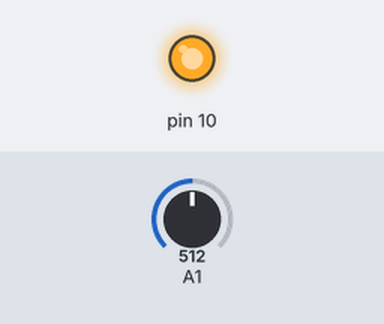
The sketch below on a simulated Arduino Uno, built with avr-gcc and run on an emulated ATmega328P. Parts: output pins drawn as LEDs (lit = HIGH). Inputs (shaded band) come from the test bench; at power-on: A1 = 512.

Above: at 1.0 s.
At 3.0 s:
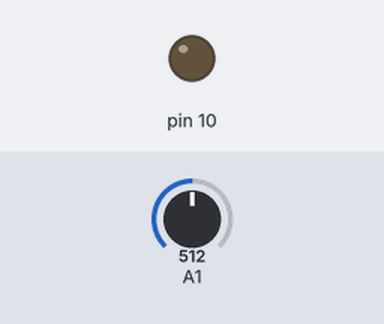
Timing chart, 0 to 5.2 s (numbered marks = the images above):
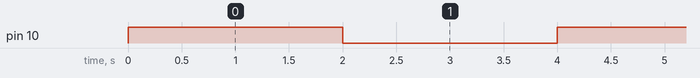

Measured:
- by itself, pin 10: alternates HIGH for 2.0 s and LOW for 2.0 s

The sketch:

fan-test.ino
```cpp
void setup() {
  // put your setup code here, to run once:
  pinMode(A1, INPUT);
  pinMode(10, OUTPUT);

}

void loop() {
  // put your main code here, to run repeatedly:
  int sensorValue = analogRead(A1);
  digitalWrite(10, HIGH);
  delay(2000);
  digitalWrite(10, LOW);
  delay(2000);
  }
```
